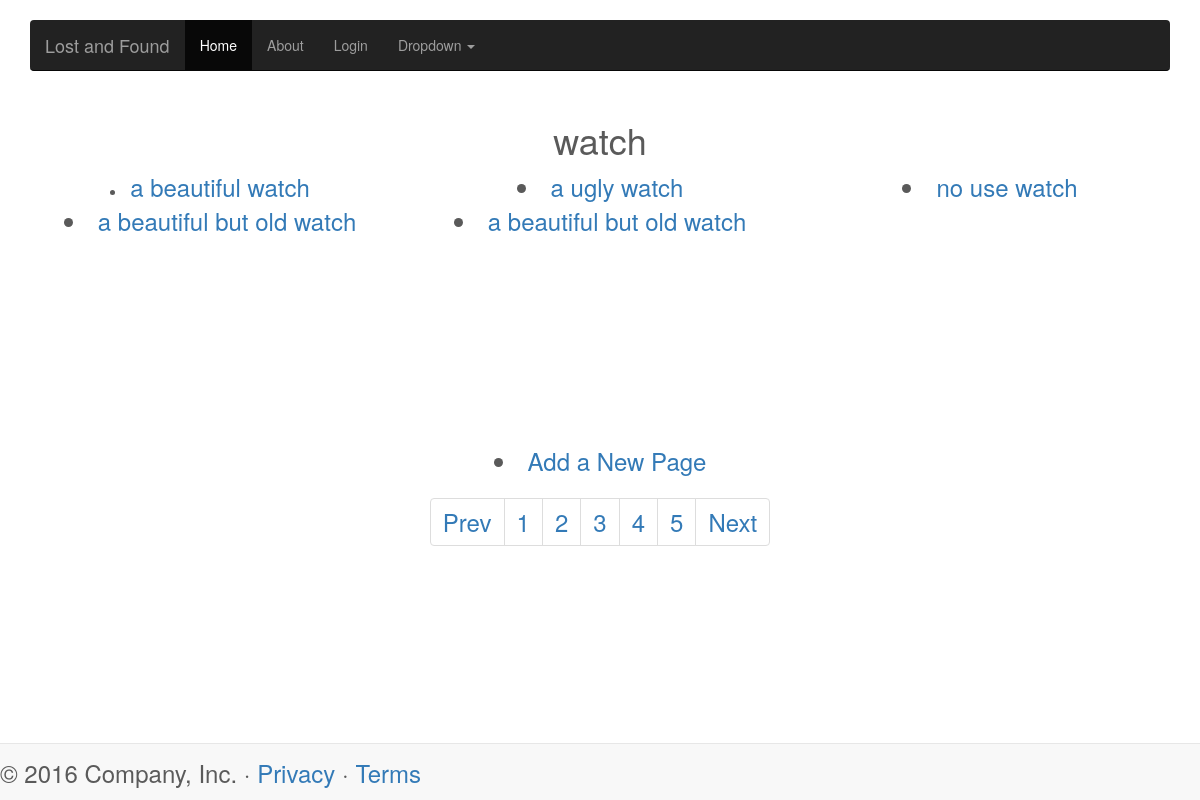
The page /lost/kind/watch/ on the database its author committed.
### lost/models.py (models this page shows, shortened)
class KindL(models.Model):
    name = models.CharField(max_length=128, unique=True)
    views = models.IntegerField(default=0, unique=False)
    likes = models.IntegerField(default=0, unique=False)
    slug = models.SlugField(unique=True,default='')

class PageL(models.Model):
    kind = models.ForeignKey(KindL, on_delete=models.CASCADE,)
    title = models.CharField(max_length=128)
    url = models.URLField()
    views = models.IntegerField(default=0, unique=False)
    likes = models.IntegerField(default=0, unique=False)

### lost/views.py (the view)
# urls.py: path('kind/<kind_name_slug>/', views.kind, name='kind'),
def kind(request,kind_name_slug):
    context_dict={}
    try:
        kind = KindL.objects.get(slug=kind_name_slug)
        context_dict['kind_slug']=kind_name_slug
        context_dict['kind_name'] = kind.name
        pages = PageL.objects.filter(kind=kind)
        context_dict['pages'] = pages
        context_dict['kind'] = kind
    except KindL.DoesNotExist:
        pass
    return render(request, 'lost/kind.html', context_dict)

### lost/templates/lost/kind.html
{% extends 'base.html' %}
{% block body_block %}
<br /><br /> <br /> <br /> <br />
     {% if kind %}
        <h1 align="center">{{ kind_name }}</h1>
    {% endif %}
    <div align="center" class="container">
            <div class="row clearfix">
                {% for page in pages %}
                <div class="col-md-4 column">
                    <li><font size="5"><a href="{{ page.url }}">{{ page.title }}</a></li>
                </div>
                 {% endfor %}
            </div>
        </div>
    <br/> <br/> <br/> <br/> <br/> <br/>
    <li  align="center" ><a  href='/lost/add_page/{{ kind_slug}}/' >Add a New Page</a></li>
     <div align="center" class="row clearfix">
                <div class="col-md-12 column">
                    <ul class="pagination">
                        <li>
                             <a href="#">Prev</a>
                        </li>
                        <li>
                             <a href="#">1</a>
                        </li>
                        <li>
                             <a href="#">2</a>
                        </li>
                        <li>
                             <a href="#">3</a>
                        </li>
                        <li>
                             <a href="#">4</a>
                        </li>
                        <li>
                             <a href="#">5</a>
                        </li>
                        <li>
                             <a href="#">Next</a>
                        </li>
                    </ul>
                </div>
            </div>
{% endblock %}

### rows shown on the page
KindL: name "watch"
PageL: title "a beautiful watch"
PageL: title "a ugly watch"
PageL: title "no use watch"
PageL: title "a beautiful but old watch"
PageL: title "a beautiful but old watch"
